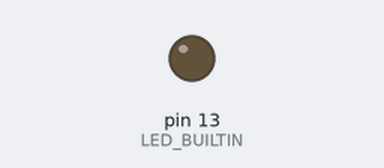
Simulated run of this sketch. Board: Arduino Uno, built with avr-gcc and run on an emulated ATmega328P. Shown: output pins drawn as LEDs (lit = HIGH). What the sketch prints to the serial monitor is not drawn.

Above: at 0.1 s.
At 0.6 s:
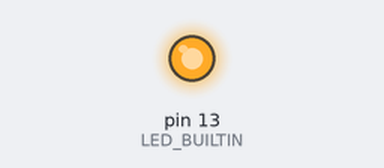
Timing chart, 0 to 12.0 s (numbered marks = the images above):
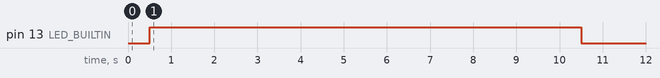

The sketch:

QTR8RC_Example.ino
```cpp
#include <QTRSensors.h>

// This example is designed for use with eight RC QTR sensors. These
// reflectance sensors should be connected to digital pins 3 to 10. The
// sensors' emitter control pin (CTRL or LEDON) can optionally be connected to
// digital pin 2, or you can leave it disconnected and remove the call to
// setEmitterPin().
//
// The setup phase of this example calibrates the sensors for ten seconds and
// turns on the Arduino's LED (usually on pin 13) while calibration is going
// on. During this phase, you should expose each reflectance sensor to the
// lightest and darkest readings they will encounter. For example, if you are
// making a line follower, you should slide the sensors across the line during
// the calibration phase so that each sensor can get a reading of how dark the
// line is and how light the ground is.  Improper calibration will result in
// poor readings.
//
// The main loop of the example reads the calibrated sensor values and uses
// them to estimate the position of a line. You can test this by taping a piece
// of 3/4" black electrical tape to a piece of white paper and sliding the
// sensor across it. It prints the sensor values to the serial monitor as
// numbers from 0 (maximum reflectance) to 1000 (minimum reflectance) followed
// by the estimated location of the line as a number from 0 to 5000. 1000 means
// the line is directly under sensor 1, 2000 means directly under sensor 2,
// etc. 0 means the line is directly under sensor 0 or was last seen by sensor
// 0 before being lost. 5000 means the line is directly under sensor 5 or was
// last seen by sensor 5 before being lost.

QTRSensors qtr;

const uint8_t SensorCount = 8;
uint16_t sensorValues[SensorCount];

void setup()
{
  // configure the sensors
  qtr.setTypeRC();
  qtr.setSensorPins((const uint8_t[]){33, 34, 35, 36, 37, 38, 39, 40}, SensorCount);
  //qtr.setEmitterPin(2);

  delay(500);
  pinMode(LED_BUILTIN, OUTPUT);
  digitalWrite(LED_BUILTIN, HIGH); // turn on Arduino's LED to indicate we are in calibration mode

  // 2.5 ms RC read timeout (default) * 10 reads per calibrate() call
  // = ~25 ms per calibrate() call.
  // Call calibrate() 400 times to make calibration take about 10 seconds.
  for (uint16_t i = 0; i < 400; i++)
  {
    qtr.calibrate();
  }
  digitalWrite(LED_BUILTIN, LOW); // turn off Arduino's LED to indicate we are through with calibration

  // print the calibration minimum values measured when emitters were on
  Serial.begin(9600);
  for (uint8_t i = 0; i < SensorCount; i++)
  {
    Serial.print(qtr.calibrationOn.minimum[i]);
    Serial.print(' ');
  }
  Serial.println();

  // print the calibration maximum values measured when emitters were on
  for (uint8_t i = 0; i < SensorCount; i++)
  {
    Serial.print(qtr.calibrationOn.maximum[i]);
    Serial.print(' ');
  }
  Serial.println();
  Serial.println();
  delay(1000);
}

void loop()
{
  // read calibrated sensor values and obtain a measure of the line position
  // from 0 to 5000 (for a white line, use readLineWhite() instead)
  uint16_t position1 = qtr.readLineBlack(sensorValues);

  // print the sensor values as numbers from 0 to 1000, where 0 means maximum
  // reflectance and 1000 means minimum reflectance, followed by the line
  // position
  for (uint8_t i = 0; i < SensorCount; i++)
  {
    Serial.print(sensorValues[i]);
    Serial.print('\t');
  }
  Serial.println(position1);

  delay(250);
}
```
